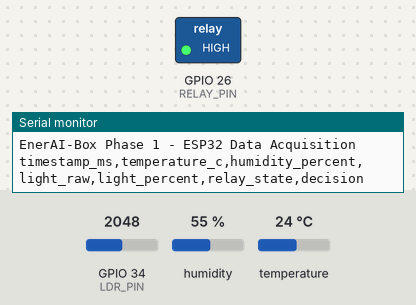
A sketch run on a simulated ESP32. Parts: switched loads named in the sketch (green lamp = pin HIGH), the last lines printed to the serial monitor. The inputs (shaded band) are chosen by the test bench; at power-on: temperature 24 °C, GPIO 34 (LDR_PIN) = 2048, humidity 55 % (analog values on the 0–4095 scale).

Above: at 2.2 s.
2.3 s: temperature set to 33 °C
11.5 s: temperature set to 36 °C
21.5 s: GPIO 34 (LDR_PIN) set to 1989
At 26.5 s:
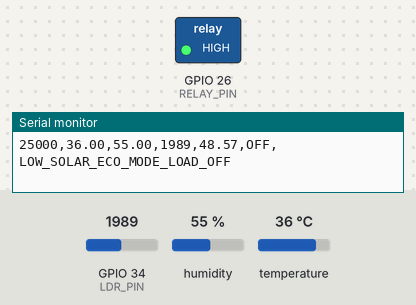
31.5 s: GPIO 34 (LDR_PIN) set to 2866
At 35.3 s:
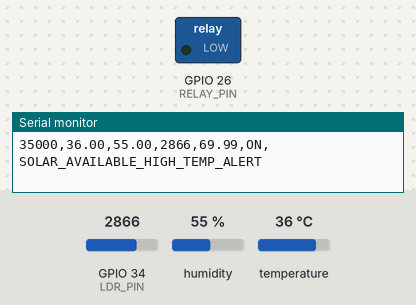
38.6 s: GPIO 34 (LDR_PIN) set to 2047
At 40.3 s:
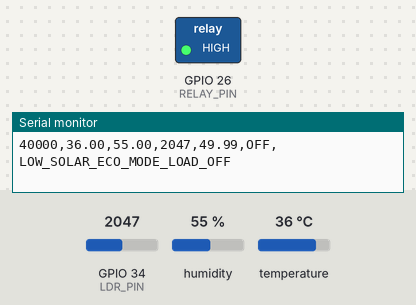
Timing chart, 0 to 41.8 s (numbered marks = the images above; inputs shaded):
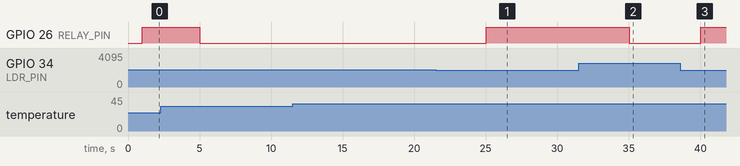

The sketch:

esp32_data_acquisition.ino
```cpp
#include <DHT.h>

// =====================================================
// EnerAI-Box Phase 1
// ESP32 + DHT11 + LDR + Module Relais
// Acquisition de données physiques + décision simple
// =====================================================

// -------------------------
// Configuration DHT11
// -------------------------
#define DHT_PIN 4
#define DHT_TYPE DHT11

DHT dht(DHT_PIN, DHT_TYPE);

// -------------------------
// Configuration LDR
// -------------------------
#define LDR_PIN 34

// -------------------------
// Configuration relais
// -------------------------
#define RELAY_PIN 26

// La plupart des modules relais sont actifs à LOW.
// Si ton relais fonctionne à l'envers, remplace true par false.
#define RELAY_ACTIVE_LOW true

// -------------------------
// Paramètres d'acquisition
// -------------------------
const unsigned long SAMPLE_INTERVAL_MS = 5000;
unsigned long lastSampleTime = 0;

// -------------------------
// Seuils de décision
// -------------------------
const float LIGHT_THRESHOLD_PERCENT = 50.0;
const float HIGH_TEMPERATURE_THRESHOLD = 35.0;


// =====================================================
// Fonction de commande du relais
// =====================================================
void setRelay(bool state) {
  if (RELAY_ACTIVE_LOW) {
    digitalWrite(RELAY_PIN, state ? LOW : HIGH);
  } else {
    digitalWrite(RELAY_PIN, state ? HIGH : LOW);
  }
}


// =====================================================
// Initialisation
// =====================================================
void setup() {
  Serial.begin(115200);
  delay(1000);

  dht.begin();

  pinMode(RELAY_PIN, OUTPUT);
  setRelay(false);

  analogReadResolution(12);              // ESP32 ADC : 0 à 4095
  analogSetPinAttenuation(LDR_PIN, ADC_11db);

  Serial.println("EnerAI-Box Phase 1 - ESP32 Data Acquisition");
  Serial.println("timestamp_ms,temperature_c,humidity_percent,light_raw,light_percent,relay_state,decision");
}


// =====================================================
// Boucle principale
// =====================================================
void loop() {
  unsigned long currentTime = millis();

  if (currentTime - lastSampleTime >= SAMPLE_INTERVAL_MS) {
    lastSampleTime = currentTime;

    float temperature = dht.readTemperature();
    float humidity = dht.readHumidity();

    int lightRaw = analogRead(LDR_PIN);
    float lightPercent = (lightRaw / 4095.0) * 100.0;

    if (isnan(temperature) || isnan(humidity)) {
      Serial.println("ERROR,DHT_READ_FAILED");
      return;
    }

    bool solarFavorable = lightPercent >= LIGHT_THRESHOLD_PERCENT;
    bool highTemperature = temperature >= HIGH_TEMPERATURE_THRESHOLD;

    bool relayState = false;
    String decision = "";

    if (solarFavorable && !highTemperature) {
      relayState = true;
      decision = "SOLAR_FAVORABLE_LOAD_ON";
    } else if (solarFavorable && highTemperature) {
      relayState = true;
      decision = "SOLAR_AVAILABLE_HIGH_TEMP_ALERT";
    } else {
      relayState = false;
      decision = "LOW_SOLAR_ECO_MODE_LOAD_OFF";
    }

    setRelay(relayState);

    Serial.print(currentTime);
    Serial.print(",");
    Serial.print(temperature);
    Serial.print(",");
    Serial.print(humidity);
    Serial.print(",");
    Serial.print(lightRaw);
    Serial.print(",");
    Serial.print(lightPercent);
    Serial.print(",");
    Serial.print(relayState ? "ON" : "OFF");
    Serial.print(",");
    Serial.println(decision);
  }
}
```

Measured:
- after the input at 21.5 s, GPIO 26 (RELAY_PIN): LOW → HIGH after 3.5 s
- after the input at 31.5 s, GPIO 26 (RELAY_PIN): HIGH → LOW after 3.5 s
- after the input at 38.6 s, GPIO 26 (RELAY_PIN): LOW → HIGH after 1.4 s
